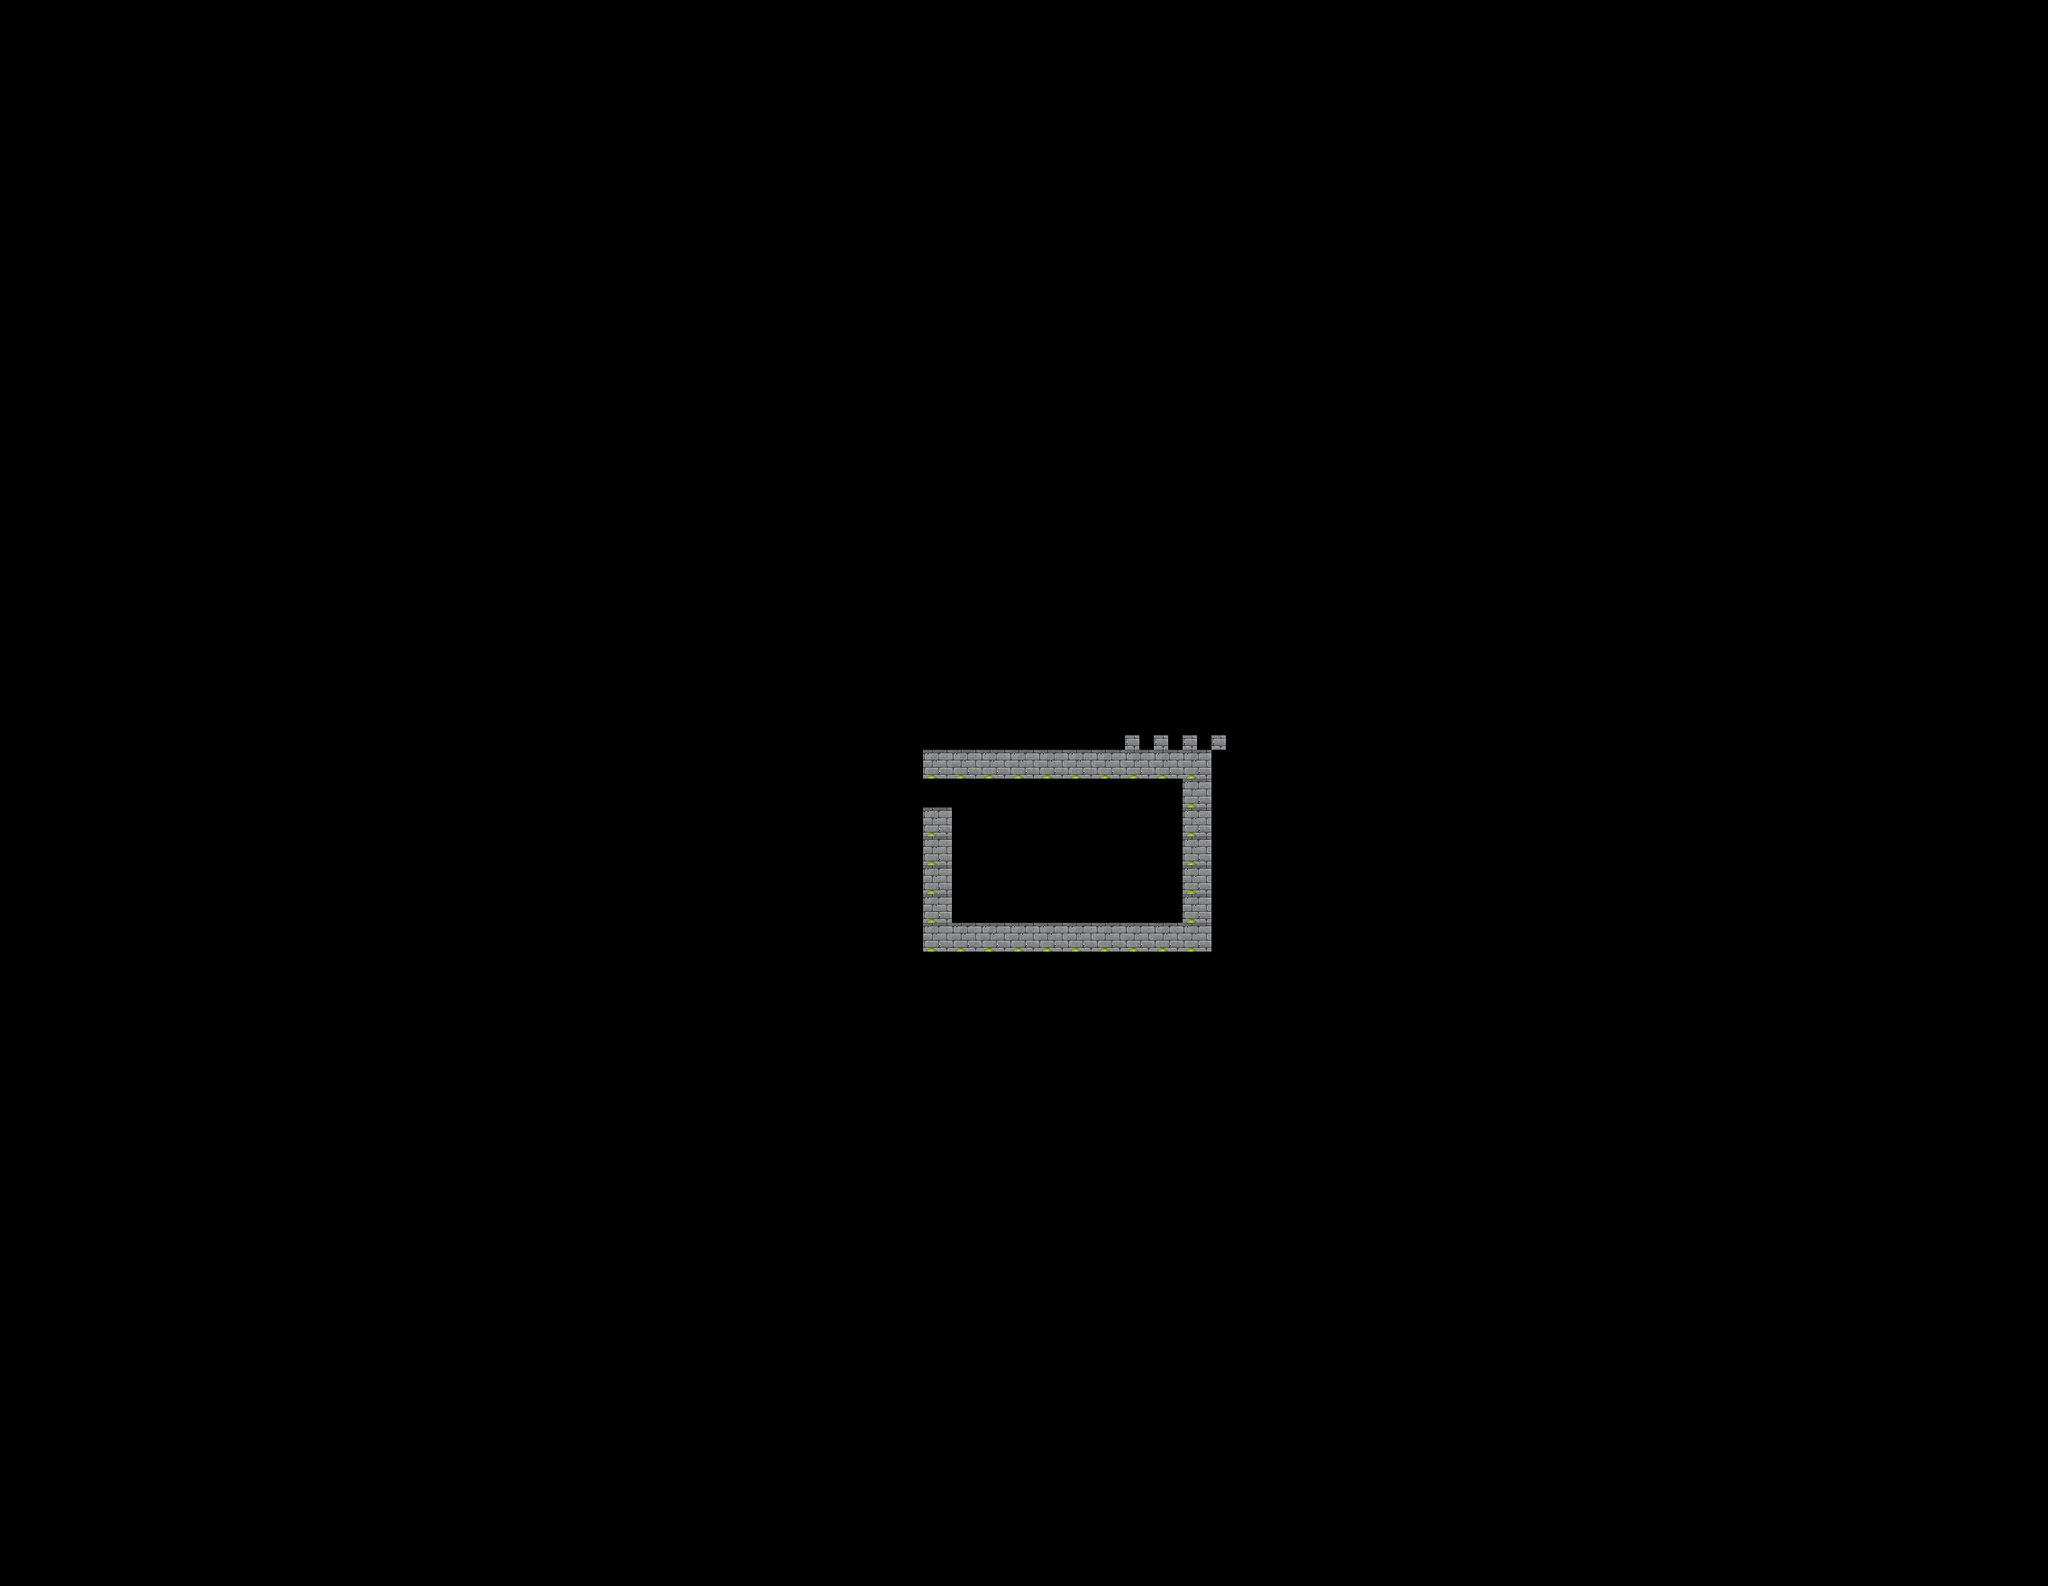

Rendered tile map (Tiled .tmx) drawn with the repository's tilesets; below, a short description and the map source with its tile grids summarised:
An orthogonal 71x55 tile map with 32x32 px tiles, 1 tile layer (Tile Layer 1), 2 tilesets.

<map version="1.0" orientation="orthogonal" renderorder="right-down" width="71" height="55" tilewidth="32" tileheight="32" nextobjectid="1">
 <tileset firstgid="1" name="rpg_maker_vx___tiny_little_town_by_gyrogun-d4jgh13" tilewidth="16" tileheight="16" tilecount="2304" columns="48">
  <image source="tilesource/rpg_maker_vx___tiny_little_town_by_gyrogun-d4jgh13.png" trans="a8a8a8" width="778" height="774" />
 </tileset>
 <tileset firstgid="2305" name="rpg_maker_vx___tiny_little_town_by_gyrogun-d4jgh13" tilewidth="32" tileheight="32" tilecount="576" columns="24">
  <image source="tilesource/rpg_maker_vx___tiny_little_town_by_gyrogun-d4jgh13.png" trans="a8a8a8" width="778" height="774" />
 </tileset>
 <layer name="Tile Layer 1" width="71" height="55">
  <data>[3905 cells, 33 non-empty, 2 distinct tile ids]</data>
 </layer>
</map>
